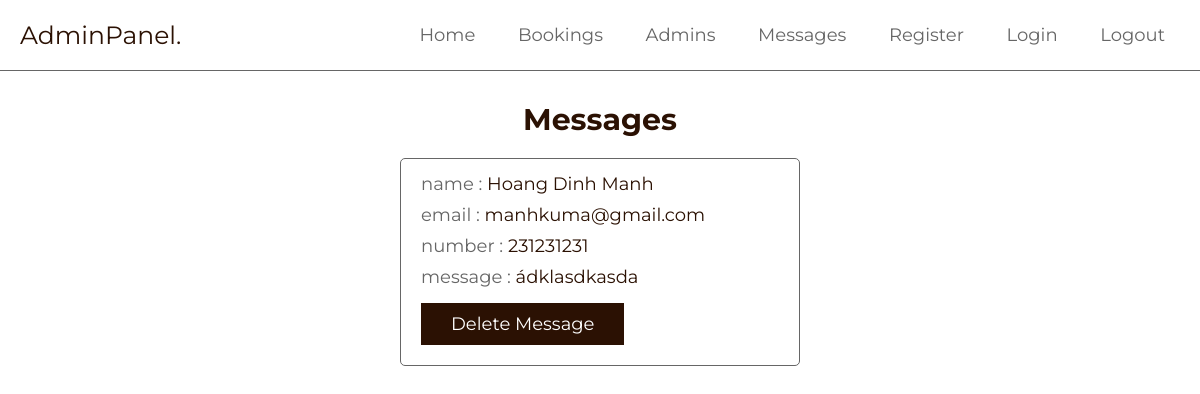
/admin/messages.php (signed in), run on an earlier commit of the app's database.
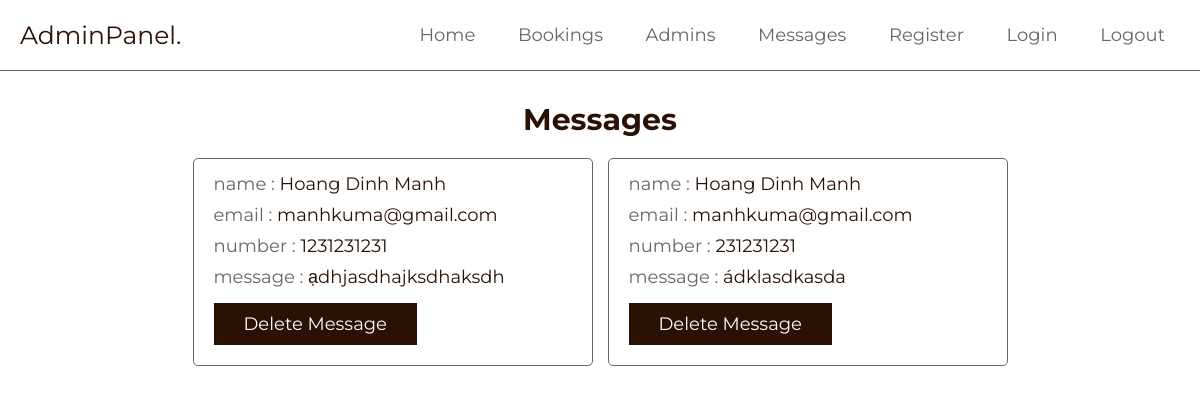
And on a later commit of the database.
### tables this page shows
CREATE TABLE `messages` (
  `id` varchar(20) NOT NULL,
  `name` varchar(50) NOT NULL,
  `email` varchar(50) NOT NULL,
  `number` varchar(10) NOT NULL,
  `message` varchar(1000) NOT NULL
);

### admin/messages.php (the view, shortened to what this page needs)
<?php
include '../components/connect.php';
?>
<!DOCTYPE html>
<html lang="en">
<head>
   <link rel="stylesheet" href="https://cdnjs.cloudflare.com/ajax/libs/font-awesome/6.2.0/css/all.min.css">
   <link rel="stylesheet" href="../css/admin_style.css">
</head>
<body>
<?php include '../components/admin_header.php'; ?>
<section class="grid">
   <h1 class="heading">messages</h1>
   <div class="box-container">
   <?php
      $select_messages = $conn->prepare("SELECT * FROM `messages`");
      $select_messages->execute();
      if($select_messages->rowCount() > 0){
         while($fetch_messages = $select_messages->fetch(PDO::FETCH_ASSOC)){
   ?>
   <div class="box">
      <p>name : <span><?= $fetch_messages['name']; ?></span></p>
      <p>email : <span><?= $fetch_messages['email']; ?></span></p>
      <p>number : <span><?= $fetch_messages['number']; ?></span></p>
      <p>message : <span><?= $fetch_messages['message']; ?></span></p>
      <form action="" method="POST">
         <input type="submit" value="delete message" onclick="return confirm('delete this message?');" name="delete" class="btn">
      </form>
   </div>
   <?php
      }
      }
   ?>
   </div>
</section>
</body>
</html>

What changed in the data, as far as the page shows it:
added messages: name "Hoang Dinh Manh", email "manhkuma@gmail.com", number "1231231231", message "ạdhjasdhajksdhaksdh"
